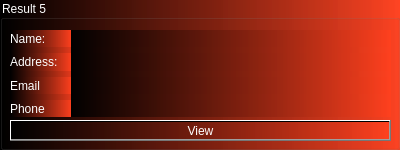
         <widget class="QGroupBox" name="groupBox_4">
          <property name="minimumSize">
           <size>
            <width>400</width>
            <height>150</height>
           </size>
          </property>
          <property name="maximumSize">
           <size>
            <width>400</width>
            <height>150</height>
           </size>
          </property>
          <property name="autoFillBackground">
           <bool>false</bool>
          </property>
          <property name="styleSheet">
           <string notr="true">color: white;
background-color:
qlineargradient(spread:pad, x1:0, y1:0, x2:1, y2:0, stop:0 rgba(0, 0, 0, 255), stop:1 rgba(255, 64, 30,220))
</string>
          </property>
          <property name="title">
           <string>Result 5</string>
          </property>
          <widget class="QWidget" name="verticalLayoutWidget_7">
           <property name="geometry">
            <rect>
             <x>70</x>
             <y>30</y>
             <width>321</width>
             <height>87</height>
            </rect>
           </property>
           <layout class="QVBoxLayout" name="verticalLayout_8">
            <property name="sizeConstraint">
             <enum>QLayout::SetMinimumSize</enum>
            </property>
            <item>
             <widget class="QLabel" name="label_225">
              <property name="text">
               <string/>
              </property>
             </widget>
            </item>
            <item>
             <widget class="QLabel" name="label_226">
              <property name="text">
               <string/>
              </property>
             </widget>
            </item>
            <item>
             <widget class="QLabel" name="label_227">
              <property name="text">
               <string/>
              </property>
             </widget>
            </item>
            <item>
             <widget class="QLabel" name="label_228">
              <property name="text">
               <string/>
              </property>
             </widget>
            </item>
           </layout>
          </widget>
          <widget class="QWidget" name="verticalLayoutWidget_8">
           <property name="geometry">
            <rect>
             <x>10</x>
             <y>30</y>
             <width>61</width>
             <height>87</height>
            </rect>
           </property>
           <layout class="QVBoxLayout" name="verticalLayout_9">
            <item>
             <widget class="QLabel" name="label_229">
              <property name="text">
               <string>Name:</string>
              </property>
             </widget>
            </item>
            <item>
             <widget class="QLabel" name="label_230">
              <property name="text">
               <string>Address:</string>
              </property>
             </widget>
            </item>
            <item>
             <widget class="QLabel" name="label_231">
              <property name="text">
               <string>Email</string>
              </property>
             </widget>
            </item>
            <item>
             <widget class="QLabel" name="label_232">
              <property name="text">
               <string>Phone</string>
              </property>
             </widget>
            </item>
           </layout>
          </widget>
          <widget class="QPushButton" name="pushButton_4">
           <property name="geometry">
            <rect>
             <x>10</x>
             <y>120</y>
             <width>381</width>
             <height>21</height>
            </rect>
           </property>
           <property name="text">
            <string>View</string>
           </property>
          </widget>
         </widget>
